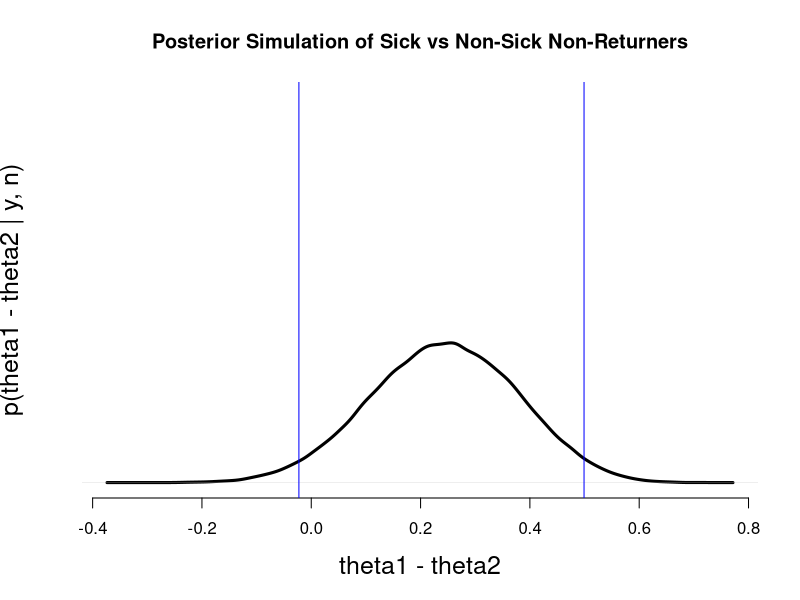

This chart was generated by the following R code:
#based on http://lingpipe-blog.com/2009/10/13/bayesian-counterpart-to-fisher-exact-test-on-contingency-tables/
#with MD/PhD retreat data from Mark Bailey 

n1 = 15 #number who don't want to return
y1 = 8 #sick no-returners
n2 = 47 #number who do want to return 
y2 = 13 #non-sick returners 

# SIMULATION
I = 100000 # simulations
theta1 = rbeta(I, y1+1, (n1-y1)+1)  
theta2 = rbeta(I, y2+1, (n2-y2)+1)
diff = theta1-theta2  # simulated diffs

# OUTPUT
quantiles = quantile(diff,c(0.005,0.025,0.5,0.975,0.995))
print(quantiles,digits=2)

print("Probability that people who got sick at retreat are less likely to want to return:")
print(mean(theta1>theta2))

# VISUALIZATION
#png(file="bayesContingency.png")
plot(density(diff),
     xlab="theta1 - theta2",
     ylab="p(theta1 - theta2 | y, n)",
     main="Posterior Simulation of Sick vs Non-Sick Non-Returners",
     ylim=c(0,8),
     frame.plot=FALSE,cex.lab=1.5,lwd=3,yaxt="no")
abline(v=quantiles[2], col="blue")
abline(v=quantiles[4], col="blue")
#dev.off()
